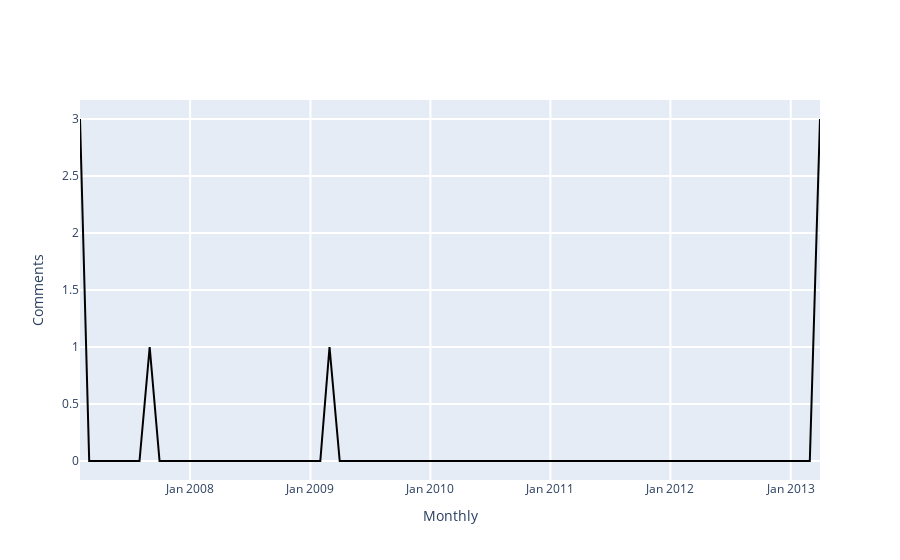

Notebook code cell kept with this figure:
### Markdown cell above
<span style="color: #626262"> Try yourself! This is what will happen when you click 'Load Talks' button: </span>

### Code cell
### -------------------------------------------------------------------------- ###
### TRY YOURSELF! THIS IS WHAT WILL HAPPEN WHEN YOU CLICK 'Load Talks' BUTTON  ###
### -------------------------------------------------------------------------- ###

## This is the page you used ##
print('The page that is being used:', the_talk_page['title'])

# Initiate a Wikipedia instance
wikipediadv_instance = WikipediaDV(WikipediaAPI(lng=abbreviation(languageSelection.value)))

# Get content of revisions on talk page
# more details see: https://github.com/gesiscss/wikiwho_demo_new/blob/master/external/wikipedia.py#L109
talk_content = wikipediadv_instance.get_talk_content(the_talk_page["page_id"])

# convert to datetime format
talk_content['year_month'] = pd.to_datetime(talk_content['timestamp'])

## Define a TalksListener instance ##
# more details see: https://github.com/gesiscss/wikiwho_demo_new/blob/master/visualization/talks_listener.py
talks_listener = TalksListener(talk_content)

## Visualization ##
begin_date = date(2005, 3, 1)
end_date = date(2015, 7, 4)
granularity = 'Monthly'

print('Time range from', begin_date.strftime("%Y-%m-%d"), 'to', end_date.strftime("%Y-%m-%d"))
talks_listener.listen(
    begin = begin_date,
    end = end_date,
    granularity = granularity)

### Figure 1 — Plotly figure (JSON) as saved in the notebook; plotly's stock layout.template omitted (floating-point values rounded to 4 significant figures)
{"data": [{"hovertemplate": "%{x}<extra>%{y}</extra>", "marker": {"color": "rgba(0, 0, 0, 1)"}, "type": "scatter", "x": ["2007-01-31", "2007-02-28", "2007-03-31", "2007-04-30", "2007-05-31", "2007-06-30", "2007-07-31", "2007-08-31", "2007-09-30", "2007-10-31", "2007-11-30", "2007-12-31", "2008-01-31", "2008-02-29", "2008-03-31", "2008-04-30", "2008-05-31", "2008-06-30", "2008-07-31", "2008-08-31", "2008-09-30", "2008-10-31", "2008-11-30", "2008-12-31", "2009-01-31", "2009-02-28", "2009-03-31", "2009-04-30", "2009-05-31", "2009-06-30", "2009-07-31", "2009-08-31", "2009-09-30", "2009-10-31", "2009-11-30", "2009-12-31", "2010-01-31", "2010-02-28", "2010-03-31", "2010-04-30", "2010-05-31", "2010-06-30", "2010-07-31", "2010-08-31", "2010-09-30", "2010-10-31", "2010-11-30", "2010-12-31", "2011-01-31", "2011-02-28", "2011-03-31", "2011-04-30", "2011-05-31", "2011-06-30", "2011-07-31", "2011-08-31", "2011-09-30", "2011-10-31", "2011-11-30", "2011-12-31", "2012-01-31", "2012-02-29", "2012-03-31", "2012-04-30", "2012-05-31", "2012-06-30", "2012-07-31", "2012-08-31", "2012-09-30", "2012-10-31", "2012-11-30", "2012-12-31", "2013-01-31", "2013-02-28", "2013-03-31"], "y": [3, 0, 0, 0, 0, 0, 0, 1, 0, 0, 0, 0, 0, 0, 0, 0, 0, 0, 0, 0, 0, 0, 0, 0, 0, 1, 0, 0, 0, 0, 0, 0, 0, 0, 0, 0, 0, 0, 0, 0, 0, 0, 0, 0, 0, 0, 0, 0, 0, 0, 0, 0, 0, 0, 0, 0, 0, 0, 0, 0, 0, 0, 0, 0, 0, 0, 0, 0, 0, 0, 0, 0, 0, 0, 3]}], "layout": {"barmode": "group", "hovermode": "closest", "legend": {"x": 0.5, "y": 1.2}, "showlegend": false, "xaxis": {"gridwidth": 2, "tickformat": "%b %Y", "ticklen": 5, "title": {"text": "Monthly"}, "zeroline": true}, "yaxis": {"gridwidth": 2, "ticklen": 5, "title": {"text": "Comments"}}}}
